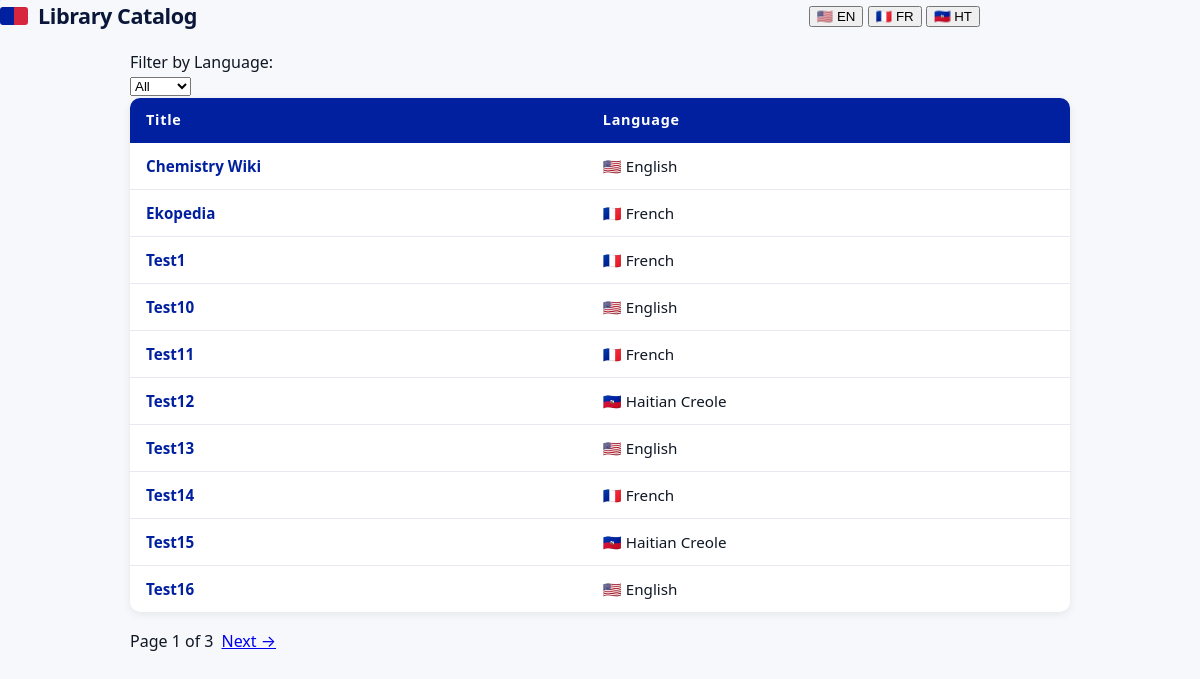
The page / on the database its author committed.
### tables this page shows
CREATE TABLE library(id INTEGER PRIMARY KEY AUTOINCREMENT,filename TEXT UNIQUE,title TEXT,language TEXT,path TEXT);

### app.py (the view)
@app.route("/")
def index():
    page = int(request.args.get("page", 1))
    language = request.args.get("language", None)
    t = get_translations()
    zim_files = get_zim_files(page, language)
    total_pages = get_total_pages(language)
    return render_template("home.html", page=page, total_pages=total_pages, zim_files=zim_files, language=language, t=t)

### app.py (called while the page is built, shortened)
def get_translations():
    lang = session.get("lang")
    if not lang:
        lang = request.accept_languages.best_match(["en", "fr", "ht"], default="en")
    if lang == "en":
        return {}

### database.py (called while the page is built)
def get_zim_files(page, language=None):
    offset = (page - 1) * 10
    connection = sqlite3.connect(config.DATABASE_PATH)
    connection.row_factory = sqlite3.Row
    cursor = connection.cursor()
    if language:
        cursor.execute("SELECT * FROM library WHERE language = ? ORDER BY title ASC LIMIT 10 OFFSET ?", (language, offset))
    else:
        cursor.execute("SELECT * FROM library ORDER BY title ASC LIMIT 10 OFFSET ?", (offset,))
    rows = cursor.fetchall()
    connection.close()
    return rows

def get_total_pages(language=None):
    connection = sqlite3.connect(config.DATABASE_PATH)
    cursor = connection.cursor()
    if language:
        cursor.execute("SELECT COUNT(*) FROM library WHERE language = ?", (language,))
    else:
        cursor.execute("SELECT COUNT(*) FROM library")
    total = cursor.fetchone()[0]
    connection.close()
    return (total + 9) // 10

### templates/home.html (shortened to what this page needs)
{% extends "layout.html" %}
{% block content %}
    <div class="content">
        <div class="filter-container">
            <label for="language-filter">{{ t.get('filter_language', 'Filter by Language') }}:</label>
            <form method="get" action="/">
                <select name="language" onchange="this.form.submit()">
                    <option value="" {% if not language %}selected{% endif %}>{{ t.get('all', 'All') }}</option>
                </select>
            </form>
        </div>
        <table id="zim-table">
            <thead>
                <tr>
                    <th>{{ t.get('title', 'Title') }}</th>
                    <th>{{ t.get('language', 'Language') }}</th>
                </tr>
            </thead>
            <tbody>
                {% for zim in zim_files %}
                <tr data-language="{{ zim['language'] }}">
                    <td><a href="/reader/{{ zim['path'] }}">{{ zim['title'] }}</a></td>
                    <td>
                        {% if zim['language'] == "en" %} 🇺🇸 English
                        {% elif zim['language'] == "fr" %} 🇫🇷 French
                        {% elif zim['language'] == "ht" %} 🇭🇹 Haitian Creole
                        {% else %} {{ zim['language'] }}
                        {% endif %}
                    </td>
                </tr>
                {% endfor %}
            </tbody>
        </table>
        <div class="pagination">
            <span>{{ t.get('page_of', 'Page {page} of {total}').replace('{page}', page|string).replace('{total}', total_pages|string) }}</span>
            {% if page < total_pages %}
                <a href="/?page={{ page + 1 }}{% if language %}&language={{ language }}{% endif %}">{{ t.get('next', 'Next →') }}</a>
            {% endif %}
        </div>
    </div>
{% endblock %}

### static/styles.css (style rules this page uses)
:root { --bg:#f6f8fb; --card:#ffffff; --muted:#4b5563; --accent-blue:#00209f; --accent-red:#d7263d; --accent-dark:#0b1738; --border:#e6e9ef; --pattern:#f0f4ff; --max-width:980px; --radius:10px; --gap:16px; font-family: "Noto Sans", system-ui, -apple-system, "Segoe UI", Roboto, "Helvetica Neue", Arial; color-scheme: light; }
body { margin: 0; background: linear-gradient(135deg, rgba(0,32,159,0.03) 0 2px, transparent 2px 4px), linear-gradient(45deg, rgba(215,38,61,0.02) 0 2px, transparent 2px 4px), var(--bg); color: #0f1724; line-height: 1.45; -webkit-font-smoothing: antialiased; -moz-osx-font-smoothing: grayscale; padding: 0; min-height: 100vh; box-sizing: border-box; }
* { box-sizing:border-box }
html,body { height:100% }
.content { width: 100%; max-width: var(--max-width); margin: 20px auto; padding: 0 20px; }
.pagination { margin-top:18px; display:flex; gap:8px; }
table { width: 100%; border-collapse: collapse; background: var(--card); border-radius: var(--radius); overflow: hidden; box-shadow: 0 2px 8px rgba(0,0,0,0.08); }
th { background: var(--accent-blue); color: white; padding: 12px 16px; text-align: left; font-size: 0.9rem; letter-spacing: 0.05em; }
td { padding: 12px 16px; border-bottom: 1px solid var(--border); font-size: 0.95rem; }
tr:last-child td { border-bottom: none; }
td a { color: var(--accent-blue); font-weight: 600; text-decoration: none; }

### rows shown on the page
library: title "Chemistry Wiki", language "🇺🇸 English"
library: title "Ekopedia", language "🇫🇷 French"
library: title "Test1", language "🇫🇷 French"
library: title "Test10", language "🇺🇸 English"
library: title "Test11", language "🇫🇷 French"
library: title "Test12", language "🇭🇹 Haitian Creole"
library: title "Test13", language "🇺🇸 English"
library: title "Test14", language "🇫🇷 French"
library: title "Test15", language "🇭🇹 Haitian Creole"
library: title "Test16", language "🇺🇸 English"

### other values the page prints
{{ t.get('library_catalog', 'Library Catalog') }} "Library Catalog"
{{ t.get('filter_language', 'Filter by Language') }} "Filter by Language"
{{ t.get('title', 'Title') }} "Title"
{{ t.get('language', 'Language') }} "Language"
{{ t.get('next', 'Next →') }} "Next →"
form field language "All"
